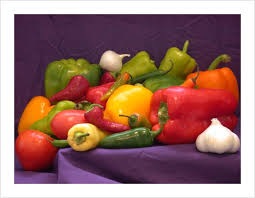
#> input picture P1/images/pimenta.jpg, 255 x 198 px, found by its file name
$ jupyter execute P1.ipynb
#> lines starting #> are read from the running program, lines starting #| are printed output that depends on the picture; after the words box and inside, x2 and y2 are one past the last pixel; in counts of white or black regions, pixels touching at a corner belong together
# P1
### Nome: Adriel Bombonato Guidini Godinho
### RA: 191011631

---

[cell 1]
import cv2
import numpy as np
import matplotlib.pyplot as plt

### 1.  Liste e descreva os principais passos no pipeline de uma aplicação típica em visão computacional.

O pipeline típico de visão computacional conta com os passos descritos na imagem a seguir:

### 2.  Na detecção de bordas utilizando o algoritmo de Canny, as bordas obtidas serão mais descontínuas, isto é, haverá mais interrupções nas linhas, se fizermos as seguintes alterações nos parâmetros dos limiares (threshold) inferior e superior de histerese:

(a) incrementar o limiar superior;
(b) diminuir o limiar superior;
(c) aumentar o limiar inferior;
(d) decrescer o limiar inferior;
(e) diminuir ambos os limiares;

  Resposta: (c) Explique:

Incrementar o limiar inferior faz com que vários casos de possíveis bordas, dentro da etapa de limite de histerese, sejam descartados. Da mesma forma, antigos casos de pssíveis bordas conectados a bordas certeiras deixaram de serem considerados. Isso pode ser melhor ilustrado pela imagem a seguir:

O ponto C da imagem poderia deixar de ser uma possível borda e, assim, ocasionar uma interrupção de linha. Isso acontecimento pode ser generalizado para várias partes da imagem.

### 3.  Considerando a abordagem e os parâmetros envolvidos na implementação do algoritmo de Canny, explique como podemos aumentar probabilidade de encontrar uma maior quantidade de pontos de bordas nas imagens.

Para aumentar a quantidade de pontos de bordas localizados, pode-se fazer as seguintes mundanças:
- Diminuir o limiar superior, para que mais bordas sejam consideradas como absolutas
- Diminuir o limiar inferior, para que menas bordas sejam excluídas de serem possíveis bordas
- Não filtrar a imagem na fase de pré processamento, como forma de não reduzir variações bruscas nos pixels
- Erodir a imagem, para que fique com mais pontas

#### Exemplo:

[cell 2]
# Detecção de Canny RGB

img_pimenta = cv2.imread('images\pimenta.jpg')
#> img_pimenta is the input picture: shape (198, 255, 3); mean B, G, R 104.1, 110.6, 151.8
edges1 = cv2.Canny(img_pimenta, 300, 400, L2gradient = True)
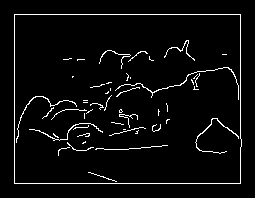
#> edges1: shape (198, 255); 4.2% white in thin lines or dots, all inside (x1, y1, x2, y2) = (14, 14, 242, 184)
edges2 = cv2.Canny(img_pimenta, 10, 40, L2gradient = True)
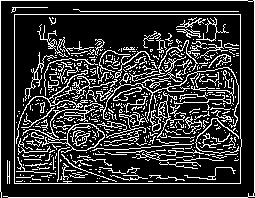
#> edges2: shape (198, 255); 20.4% white in thin lines or dots

# Plotar todos os resultados
titles = ['Imagem original', 'Minval:300 Maxval:400', 'Minval:10 Maxval:40']
images = [img_pimenta, edges1, edges2]
for i in range(len(images)):
    images[i] = cv2.cvtColor(images[i], cv2.COLOR_BGR2RGB)
    plt.subplot(2,2,i+1),plt.imshow(images[i])
    plt.title(titles[i])
    plt.xticks([]),plt.yticks([])
#> this loop made 3 passes
#> after the loop, images = 3 items
plt.show()
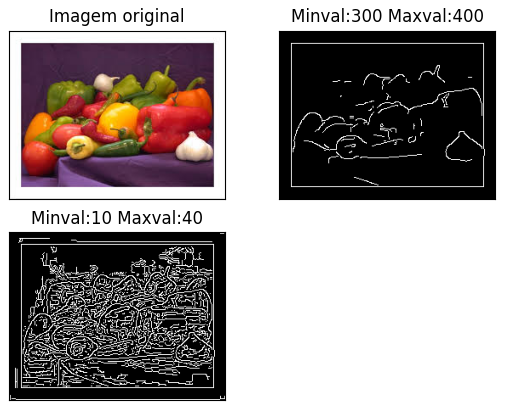
#> figure drawn by matplotlib, 3 panels

### 4.  Qual o propósito da supressão de não máximos no detector de Canny?

O processo conhecido como supressão não máxima (supressão de valores de pixels que não forem máximos locais na direção transversal à borda) causa um afinamento da borda, atendendo à injunção de resposta múltipla, e uma limiarização adaptativa (histerese) com “complementação de bordas”, para eliminar a fragmentação dos contornos das bordas.

Busca ter certeza da remoção de pixels que podem não contituir uma borda. Para isso, averiguar cada pixel e ver se é um máximo local na direção do gradiente.

### 5. Suponha que você deve realizar uma correlação (para filtragem de ruído) entre uma imagem em um kernel sendo que a imagem possui valores constantes em uma determinada área e que o kernel seja dado pela matriz em (1).

a. Ao realizar a correlação da imagem com esse kernel em uma região da imagem de dimensões 20x20, cujos pixels possuem valores iguais a 50, qual o resultado obtido?

b. Esse resultado é correto? Explique. Se não for, avalie o que ser feito para corrigir o resultado.

c. Explique qual seria a uma possível razão do valor central ser maior que seus vizinhos.

[cell 3]
# Criação da imagem de teste mencionada no enunciado
shape = (20,20)
img = np.ones(shape)
img *= 50

# Aplicação do Kernel
kernel = np.array([
  [1, 1, 1],
  [1, 2, 1],
  [1, 1, 1]
])

modified_img = cv2.filter2D(img, -1, kernel)

modified_img[0]

### a.
O kernel aplicado faz com que cada pixel tenha valor de 500, ao invés de 50.

### b.
Esse resultado é esperado para a formação de imagem que foi apresentado. Como a imagem teste possui valores constantes de 50 em toda sua dimensão, o kernel aplica uma operação de forma igualitária a todos os pixels, conforme mostrado a seguir:

(50*1)+(50*1)+(50*1)+(50*1)+(50*1)+(50*1)+(50*1)+(50*1)+(50*2) = 500

Com uma imagem sem valores constantes, o kernel aplica um filtro que realiza uma saturação extrema. O pixel central do kernel possui mais peso, portanto, se for muito grande pode acabar tornando a imagem muito borrada, tendendo ao branco.

### c.

A razão poderia ser semelhante a utilização de um filtro Gaussiano, que dá mais peso aos valores próximos de um valor médio. A partir disso, é possível fazer com que a imagem fique borrada.

[cell 4]
img1 = cv2.imread('images\\pimenta.jpg')

# Aplicação do Kernel
kernel = np.array([
  [1, 1, 1],
  [1, 2, 1],
  [1, 1, 1]
])

modified_img1 = cv2.filter2D(img1, -1, kernel)
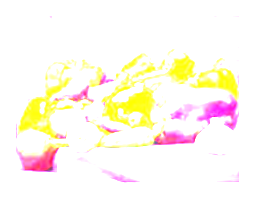
#> modified_img1: shape (198, 255, 3); mean B, G, R 235.7, 248, 254.9

modified_img1 = cv2.cvtColor(modified_img1, cv2.COLOR_BGR2RGB)
plt.title('Imagem não constante modificada com Kernel')
plt.imshow(modified_img1)
plt.xticks([]), plt.yticks([])  # Esconder eixo x e y
plt.show()

### 6. Mostre que uma aproximação da primeira derivada de uma imagem pode ser obtida pela convolução da imagem com um kernel [1 -1] onde uma linha da imagem é definida como:

 [56 64 79 89 120 126 132 133]

Ignore o primeiro e o último valor de pixel de saída para os cálculos (ou seja, sua saída
terá apenas seis valores).
Considerando a saída resultante, como seria possível identificar uma borda nos valores
obtidos? Explique?

[cell 5]
# Criação da imagem de teste mencionada no enunciado
img = np.array([56,64,79,89,120,126,132,133])

# Aplicação do Kernel
kernel = np.array([1,-1])

modified_img = []

for i in range(len(img)-1):
    pixel = img[i]*kernel[0] + img[i+1]*kernel[1]
    modified_img.append(pixel)

modified_img

$ run again, with P1/images/backrooms.jpg copied over P1/images/pimenta.jpg
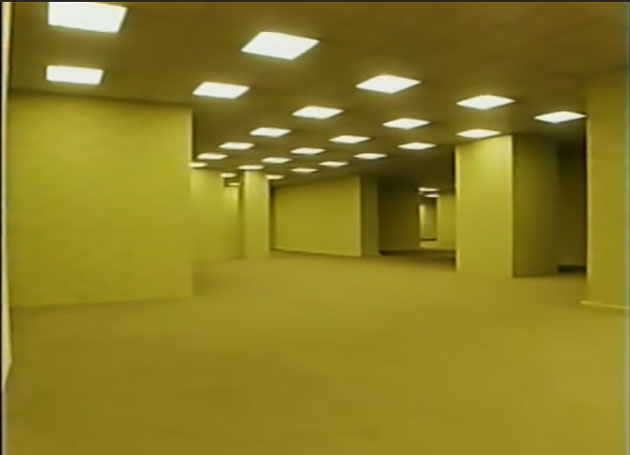
#> input picture P1/images/backrooms.jpg, 630 x 455 px, found by its file name
#> img_pimenta is the input picture: shape (455, 630, 3); mean B, G, R 36.1, 123.9, 137.8
#> `edges1 = cv2.Canny(img_pimenta, 300, 400, L2gradient = True)`:
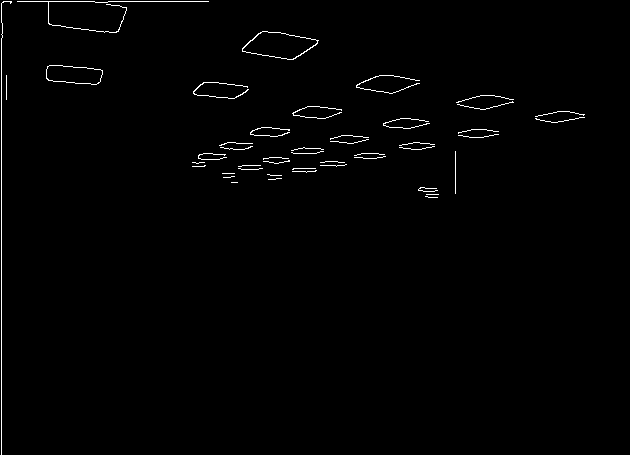
#> edges1: shape (455, 630); 0.99% white in thin lines or dots
#> edges2: shape (455, 630); 5.1% white in thin lines or dots
#> the loop `for i in range(len(images)):` made 3 passes
#> after the loop `for i in range(len(images)):`: images = 3 items
#> `modified_img1 = cv2.filter2D(img1, -1, kernel)`:
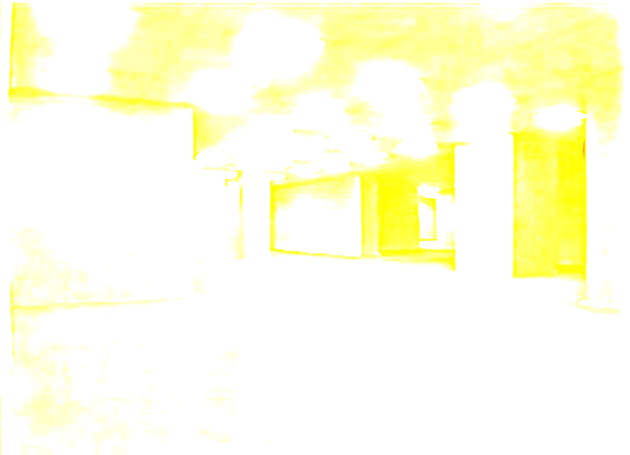
#> modified_img1: shape (455, 630, 3); mean B, G, R 225.7, 255, 255
